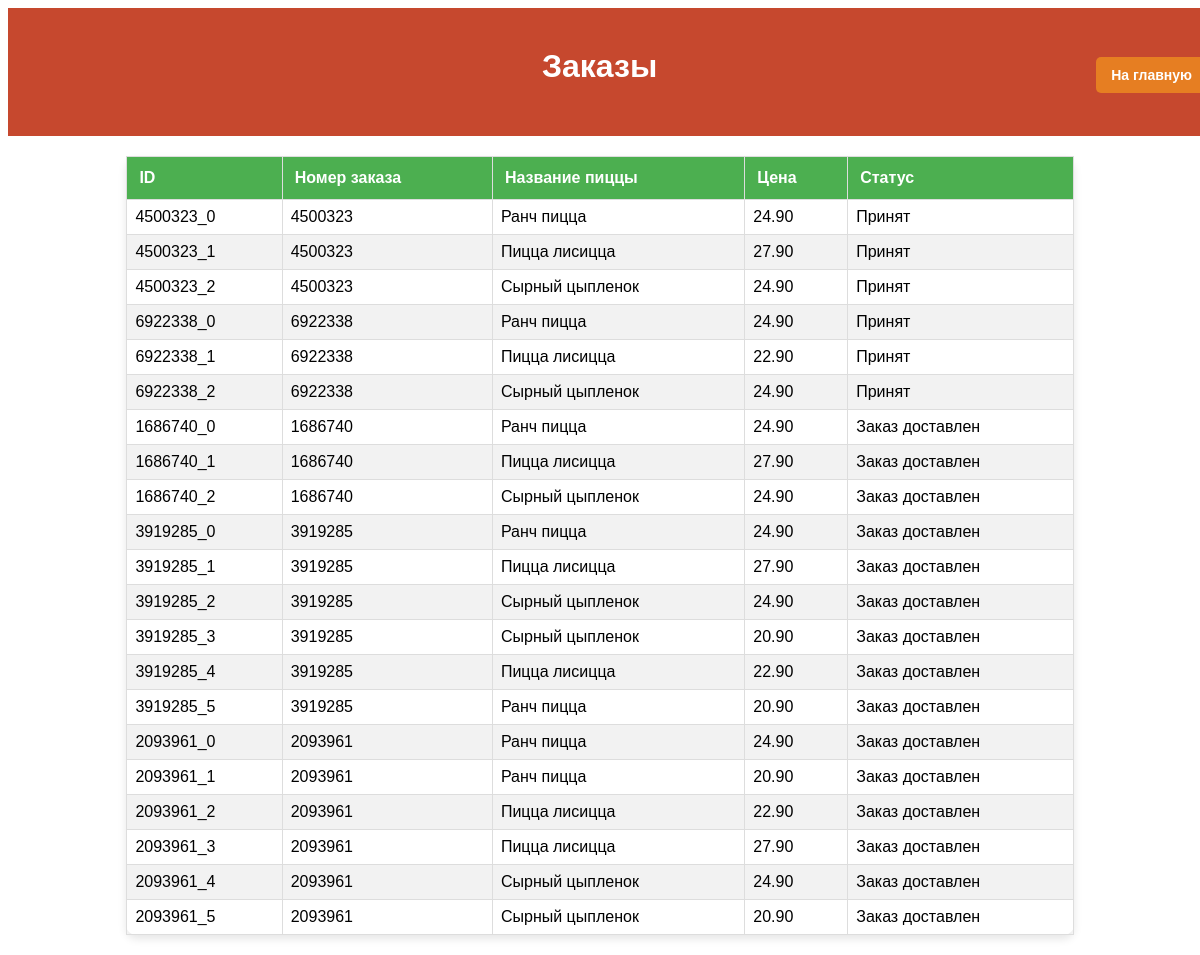
Before: /back/ with the older database file.
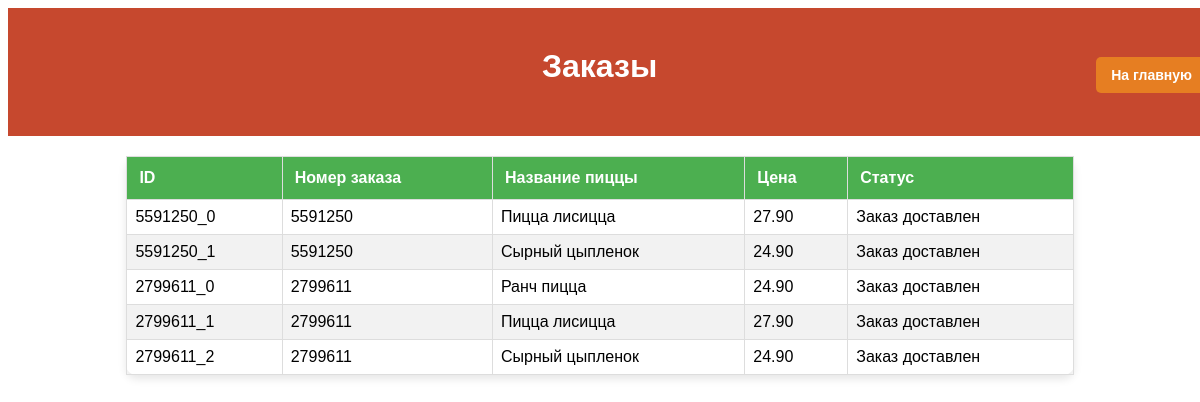
After: the same page with the newer database file.
### customer/models.py (models this page shows, shortened)
class Order(models.Model):
    unique_id = models.TextField(primary_key=True, unique=True, default='')
    price = models.DecimalField(max_digits=5, decimal_places=2, default=0)  # Цена
    title = models.TextField(max_length=100, default='')  # Название пиццы
    size = models.TextField(default='')  # Описание
    image = models.TextField(default=' ')  # Изображение пиццы
    order_id = models.TextField(default='')
    status = models.TextField(default='')
    pizza_id = models.TextField(default='')

### customer/views.py (the view)
# urls.py: path('', Orders_view.as_view(), name="back"),
class Orders_view(ListView):
    model = Order
    template_name = 'back.html'
    context_object_name = 'products'

### customer/templates/back.html (shortened to what this page needs)
<!DOCTYPE html>
<html lang="en - ru">
<head>
</head>
<body>
    <div class="header-container">
        <h1> Заказы </h1>
            <div class="main-button">
                <h2><a href="../main">На главную</a></h2>
            </div>
    </div>
    <table>
        <thead>
            <tr>
                <th>ID</th>
                <th>Номер заказа</th>
                <th>Название пиццы</th>
                <th>Цена</th>
                <th>Статус</th>
            </tr>
        </thead>
        <tbody>
            {% for product in products %}
                <tr>
                    <td>{{ product.unique_id }}</td>
                    <td>{{ product.order_id }}</td>
                    <td>{{ product.title }}</td>
                    <td>{{ product.price }}</td>
                    <td>{{ product.status }}</td>
                </tr>
            {% endfor %}
        </tbody>
    </table>
</body>
</html>

Changed rows visible on the page:
removed Order: unique_id "4500323_0", order_id "4500323", title "Ранч пицца", price "24.90", status "Принят"
removed Order: unique_id "4500323_1", order_id "4500323", title "Пицца лисицца", price "27.90", status "Принят"
removed Order: unique_id "4500323_2", order_id "4500323", title "Сырный цыпленок", price "24.90", status "Принят"
removed Order: unique_id "6922338_0", order_id "6922338", title "Ранч пицца", price "24.90", status "Принят"
removed Order: unique_id "6922338_1", order_id "6922338", title "Пицца лисицца", price "22.90", status "Принят"
removed Order: unique_id "6922338_2", order_id "6922338", title "Сырный цыпленок", price "24.90", status "Принят"
removed Order: unique_id "1686740_0", order_id "1686740", title "Ранч пицца", price "24.90", status "Заказ доставлен"
removed Order: unique_id "1686740_1", order_id "1686740", title "Пицца лисицца", price "27.90", status "Заказ доставлен"
removed Order: unique_id "1686740_2", order_id "1686740", title "Сырный цыпленок", price "24.90", status "Заказ доставлен"
removed Order: unique_id "3919285_0", order_id "3919285", title "Ранч пицца", price "24.90", status "Заказ доставлен"
removed Order: unique_id "3919285_1", order_id "3919285", title "Пицца лисицца", price "27.90", status "Заказ доставлен"
removed Order: unique_id "3919285_2", order_id "3919285", title "Сырный цыпленок", price "24.90", status "Заказ доставлен"
removed Order: unique_id "3919285_3", order_id "3919285", title "Сырный цыпленок", price "20.90", status "Заказ доставлен"
removed Order: unique_id "3919285_4", order_id "3919285", title "Пицца лисицца", price "22.90", status "Заказ доставлен"
removed Order: unique_id "3919285_5", order_id "3919285", title "Ранч пицца", price "20.90", status "Заказ доставлен"
removed Order: unique_id "2093961_0", order_id "2093961", title "Ранч пицца", price "24.90", status "Заказ доставлен"
removed Order: unique_id "2093961_1", order_id "2093961", title "Ранч пицца", price "20.90", status "Заказ доставлен"
removed Order: unique_id "2093961_2", order_id "2093961", title "Пицца лисицца", price "22.90", status "Заказ доставлен"
removed Order: unique_id "2093961_3", order_id "2093961", title "Пицца лисицца", price "27.90", status "Заказ доставлен"
removed Order: unique_id "2093961_4", order_id "2093961", title "Сырный цыпленок", price "24.90", status "Заказ доставлен"
removed Order: unique_id "2093961_5", order_id "2093961", title "Сырный цыпленок", price "20.90", status "Заказ доставлен"
added Order: unique_id "5591250_0", order_id "5591250", title "Пицца лисицца", price "27.90", status "Заказ доставлен"
added Order: unique_id "5591250_1", order_id "5591250", title "Сырный цыпленок", price "24.90", status "Заказ доставлен"
added Order: unique_id "2799611_0", order_id "2799611", title "Ранч пицца", price "24.90", status "Заказ доставлен"
added Order: unique_id "2799611_1", order_id "2799611", title "Пицца лисицца", price "27.90", status "Заказ доставлен"
added Order: unique_id "2799611_2", order_id "2799611", title "Сырный цыпленок", price "24.90", status "Заказ доставлен"
